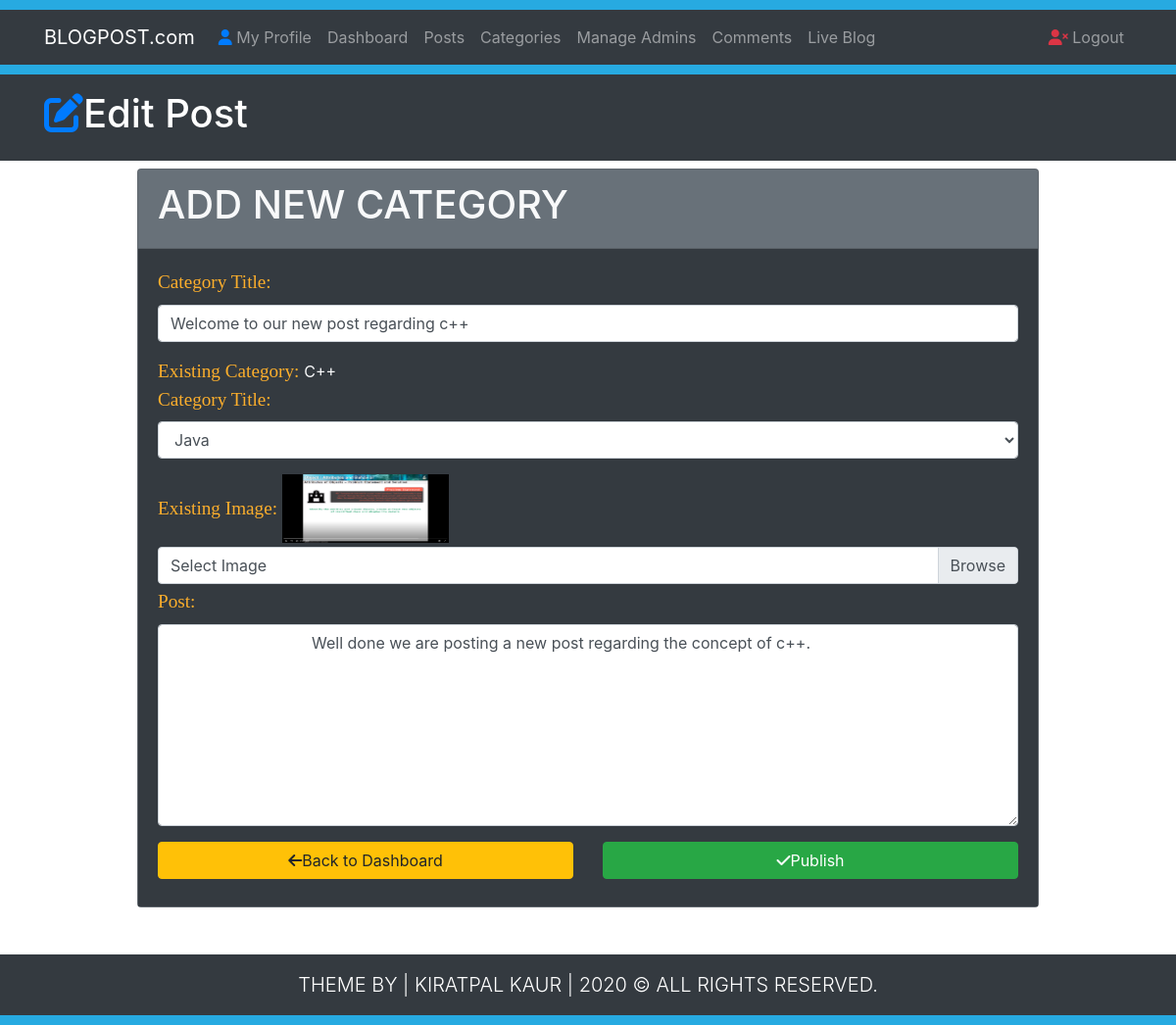
Screenshot of /EditPost.php?id=25 with the database file from the repository.
### tables this page shows
CREATE TABLE `posts` (
  `id` int(10) NOT NULL,
  `datetime` varchar(50) NOT NULL,
  `title` varchar(300) NOT NULL,
  `category` varchar(50) NOT NULL,
  `author` varchar(50) NOT NULL,
  `image` varchar(50) NOT NULL,
  `post` varchar(10000) NOT NULL
);

### EditPost.php (the view, shortened to what this page needs)
<?php
$SarchQueryParameter = $_GET["id"];
?>
<!DOCTYPE html>
<html lang="en">
<head>
    <link rel="stylesheet" href="Css/bootstrap.css">
    <link rel="stylesheet" href="Css/Style.css">
    <link rel="stylesheet" href="https://stackpath.bootstrapcdn.com/bootstrap/4.4.1/css/bootstrap.min.css">
</head>
<body>
<div style="height: 10px; background: #27aae1;"></div>
<nav class="navbar navbar-expand-lg navbar-dark bg-dark" >
    <div class="container">
        <a href="#" class="navbar-brand">BLOGPOST.com</a>
        <div class="collapse navbar-collapse" id="navbarcollapseCMS">
            <ul class="navbar-nav mr-auto">
                <li class="nav-item">
                    <a href="MyProfile.php" class="nav-link"><i class="fas fa-user text-primary"></i> My Profile</a>
                </li>
                <li class="nav-item">
                    <a href="Dashboard.php" class="nav-link">Dashboard</a>
                </li>
                <li class="nav-item">
                    <a href="Posts.php" class="nav-link">Posts</a>
                </li>
                <li class="nav-item">
                    <a href="Categories.php" class="nav-link">Categories</a>
                </li>
                <li class="nav-item">
                    <a href="Admins.php" class="nav-link">Manage Admins</a>
                </li>
                <li class="nav-item">
                    <a href="Comments.php" class="nav-link">Comments</a>
                </li>
                <li class="nav-item">
                    <a href="Blog.php?page=1" class="nav-link">Live Blog</a>
                </li>
            </ul>
            <ul class="navbar-nav ml-auto">
                <li class="nav-item"><a href="Logout.php" class="nav-link"><i class="fas fa-user-times text-danger"></i> Logout</a> </li>
            </ul>
        </div>
    </div>
</nav>
<div style="height: 10px; background: #27aae1;"></div>
<header class="bg-dark text-white py-3">
    <div class="container">
        <div class="row">
            <div class="col-md-12">
                <h1><i class="fas fa-edit text-primary"></i>Edit Post</h1>
            </div>
        </div>
    </div>
</header>
<section class="container py-2 mb-4">
    <div class="row">
        <div class="offset-lg-1 col-lg-10" style="min-height: 400px; ">
            <?php
            global $ConnectingDB;
            $sql = "SELECT * FROM posts WHERE id = '$SarchQueryParameter'";
            $stmt  = $ConnectingDB ->query($sql);
            while($DateRows=$stmt->fetch()){
                $TitleToBeUpdated = $DateRows['title'];
                $CategoryToBeUpdated = $DateRows['category'];
                $ImageToBeUpdated = $DateRows['image'];
                $PostToBeUpdated = $DateRows['post'];
            }
            ?>
            <form class="" action="EditPost.php?id=<?php echo $SarchQueryParameter; ?>" method="post" enctype="multipart/form-data">
                <div class="card bg-secondary text-light mb-3">
                    <div class="card-header">
                        <h1>ADD NEW CATEGORY</h1>
                    </div>
                    <div class="card-body bg-dark">
                        <div class="form-group">
                            <label for="title"><span class="FieldInfo">Category Title:</span> </label>
                            <input class="form-control" type="text" name="PostTitle" id="title" placeholder="Type title here" value="<?php echo  $TitleToBeUpdated; ?>">
                        </div>
                        <div class="form-group">
                            <span class="FieldInfo">Existing Category: </span>
                            <?php echo $CategoryToBeUpdated; ?>
                            <br>
                            <label for="title"><span class="FieldInfo">Category Title:</span> </label>
                            <select class="form-control" id="CategoryTitle" name="Category">
                                <?php
                                global $ConnectingDB;
                                $sql = "SELECT id,title FROM category";
                                $stmt = $ConnectingDB->query($sql);
                                while ($DateRows = $stmt->fetch())
                                {
                                    $CategoryName = $DateRows["title"];
                                    ?>
                                    <option><?php echo $CategoryName; ?></option>
                                <?php } ?>
                            </select>
                        </div>
                        <div class="form-group mb-1">
                            <span class="FieldInfo">Existing Image: </span>
                            <img class="mb-1" src="Uploads/<?php echo $ImageToBeUpdated;?>" width="170px;" height="70px">
                            <div class="custom-file">
                                <label for="imageSelect" class="custom-file-label">Select Image</label>
                            </div>
                        </div>
                        <div class="form-group">
                            <label for="Post"><span class="FieldInfo">Post:</span> </label>
                            <textarea class="form-control" id="Post" name="PostDescription" rows="8" cols="80">
                                <?php echo $PostToBeUpdated; ?>
                            </textarea>
                        </div>
                        <div class="row" >
                            <div class="col-lg-6 mb-2">
                                <a href="Dashboard.php" class="btn btn-warning btn-block"><i class="fas fa-arrow-left"></i>Back to Dashboard </a>
                            </div>
                            <div class="col-lg-6 mb-2">
                                <button type="submit" name="Submit" class="btn btn-success btn-block">
                                    <i class="fas fa-check"></i>Publish
                                </button>
                            </div>
                        </div>
                    </div>
                </div>
            </form>
        </div>
    </div>
</section>
<footer class="bg-dark text-white">
    <div class="container">
        <div class="row">
            <div class="col-md-12">
                <p class="lead text-center m-3">THEME BY | KIRATPAL KAUR | <span id="year"></span> &copy; ALL RIGHTS RESERVED.</p>
            </div>
        </div>
    </div>
</footer>
<div style="height: 10px; background: #27aae1;"></div>
</body>
</html>

### Css/Style.css (style rules this page uses)
.FieldInfo { color: rgb(251,174,44); font-family: bitter,Georgia,"Times New Roman",times,serif; font-size: 1.2em; }

### rows the page displays
posts: PostTitle "Welcome to our new post regarding c++", category "C++", image (picture), PostDescription "Well done we are posting a new post regarding the concept of c++."

### other values shown
form field Category "Java"
